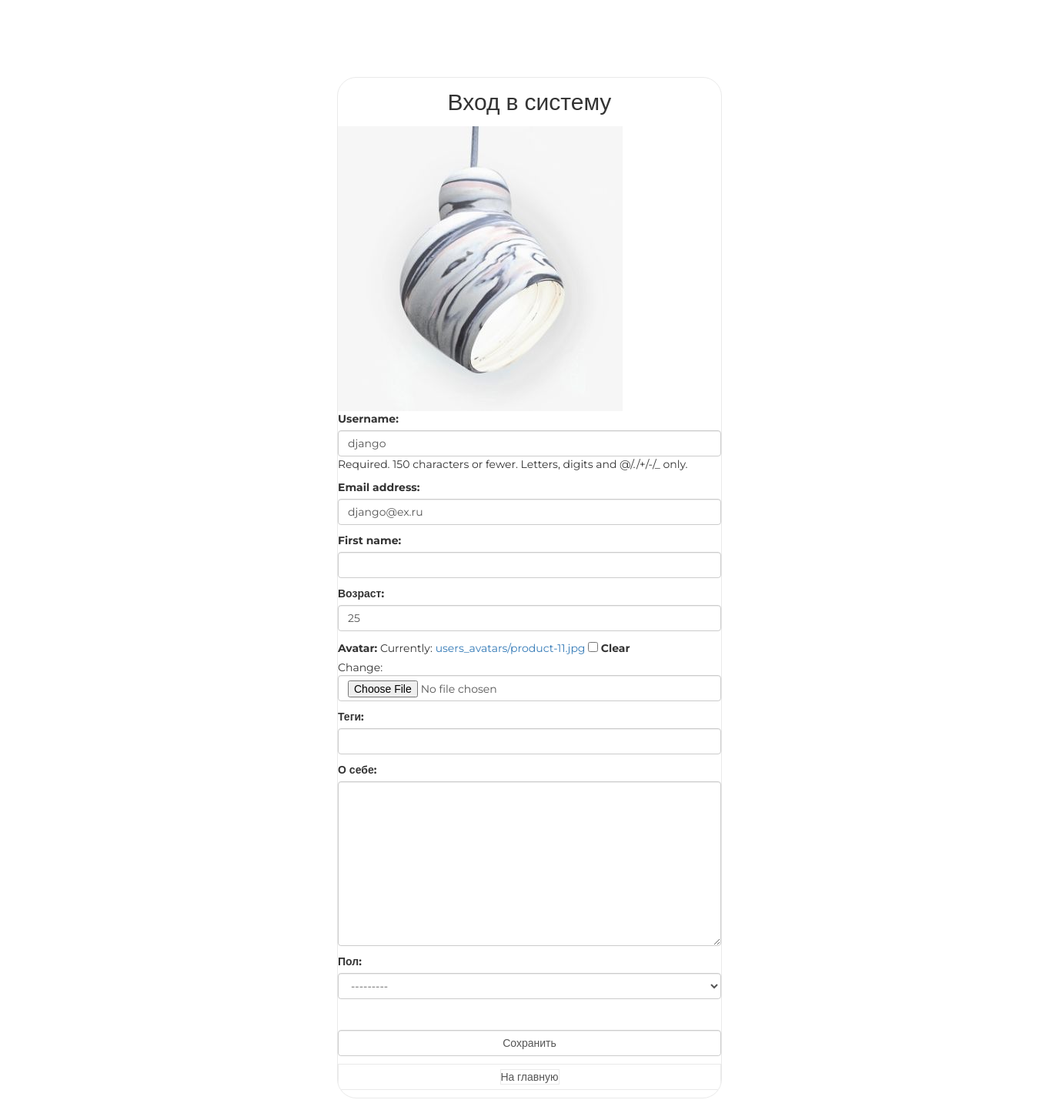
Before: /auth/edit/ (signed in) with the older database file.
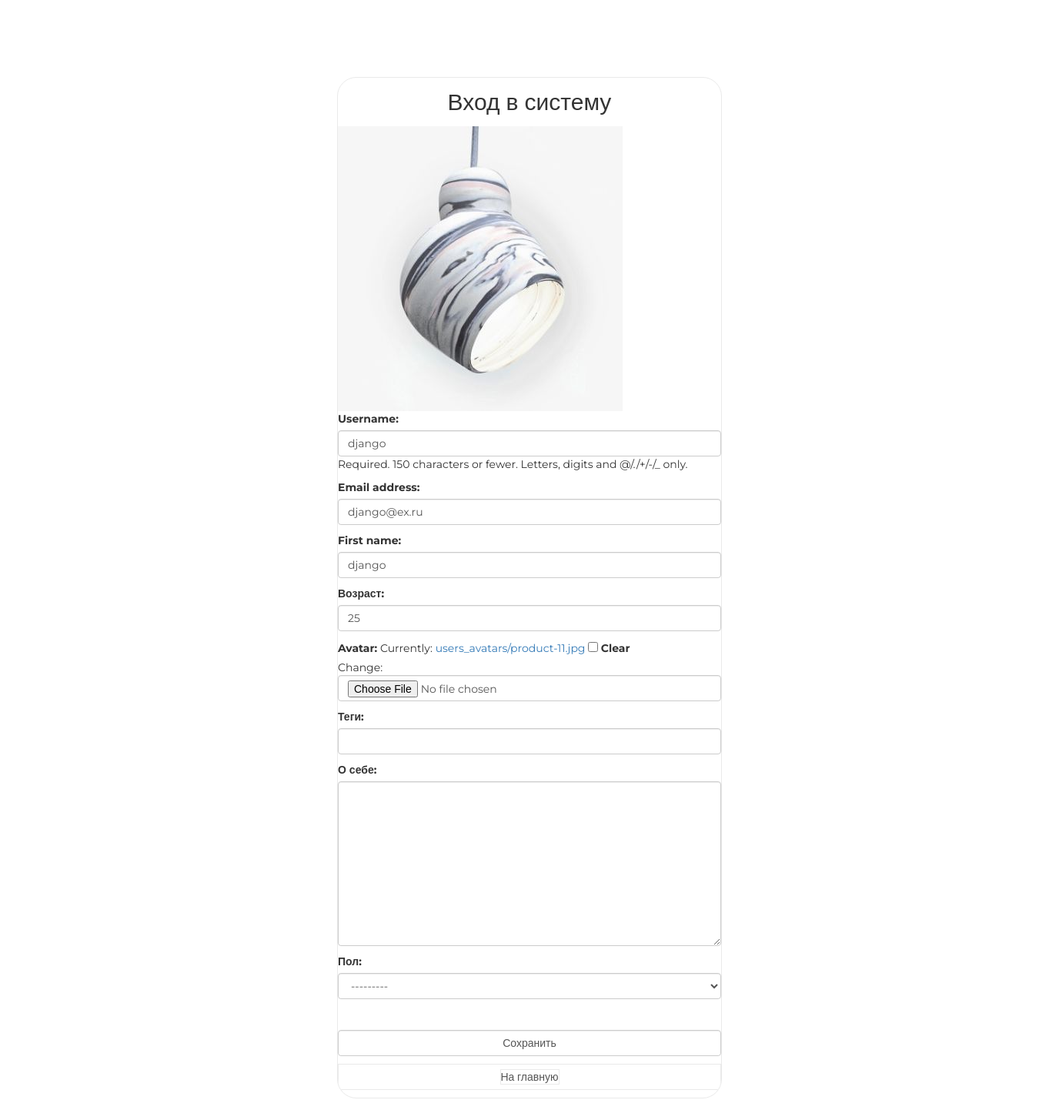
After: the same page with the newer database file.
### authapp/models.py (models this page shows, shortened)
class ShopUser(AbstractUser):
    avatar = models.ImageField(upload_to= 'users_avatars', blank=True)
    age = models.PositiveSmallIntegerField(verbose_name='Возраст', default=18)
    activation_key = models.CharField(max_length=128, blank=True)
    activation_key_expires = models.DateTimeField(auto_now_add=True, blank=True, null=True)

### authapp/views.py (the view)
# urls.py: path('edit/', authapp.edit, name='edit'),
def edit(request):
    if request.method == 'POST':
        edit_form = ShopUserEditForm(request.POST, request.FILES, instance=request.user)
        profile_form = ShopUserEditProfileForm(request.POST, instance=request.user.shopuserprofile)
        if edit_form.is_valid() and profile_form.is_valid():
            edit_form.save()
            return HttpResponseRedirect(reverse('auth:edit'))
    else:
        edit_form = ShopUserEditForm(instance=request.user)
        profile_form = ShopUserEditProfileForm(instance=request.user.shopuserprofile)
        user = ShopUser.objects.get(pk = request.user.pk)
    content = {
        'title': 'Редактирование',
        'edit_form': edit_form,
        'profile_form': profile_form,
        'user': user
    }
    return render(request, 'authapp/edit.html', content)

### authapp/forms.py (shortened to what this page needs)
class ShopUserEditForm(UserChangeForm):
    class Meta:
        model =ShopUser
        fields = ('username', 'email', 'first_name', 'age', 'avatar', 'password')
    def __init__(self, *args, **kwargs):
        super().__init__(*args, **kwargs)
        for field_name, field in self.fields.items():
            field.widget.attrs['class'] = 'form-control'
            if field_name == 'password':
                field.widget = forms.HiddenInput()

class ShopUserEditProfileForm(forms.ModelForm):
    class Meta:
        model = ShopUserProfile
        fields = ('tag_line', 'about_me','gender')
    def __init__(self, *args, **kwargs):
        super().__init__(*args, **kwargs)
        for field_name, field in self.fields.items():
            field.widget.attrs['class'] = 'form-control'

### mainapp/context_processors.py (called while the page is built)
def basket(request):
    basket_list = []
    if request.user.is_authenticated:
        basket_list = Basket.objects.filter(user=request.user)
    return {
        'basket': basket_list
    }

### authapp/templates/authapp/edit.html (shortened to what this page needs)
{% extends 'authapp/base.html' %}
{% load static %}
{% block content %}
    <div class="my">
    <img src="/media/{{ user.avatar }}">
    </div>
    <form class="form-horizontal" action="{% url 'auth:edit' %}" method="post" enctype="multipart/form-data">
        {{ edit_form.as_p }}
        {{ profile_form.as_p }}
        <br>
        <input class="form-control" type="submit" value="Сохранить">
    </form>
    <button class="btn btn-link form-control">
        <a href="{% url 'main' %}">
           На главную
        </a>
    </button>
{% endblock %}

Changed rows visible on the page:
changed ShopUser "django": first_name (not shown) → "django"
